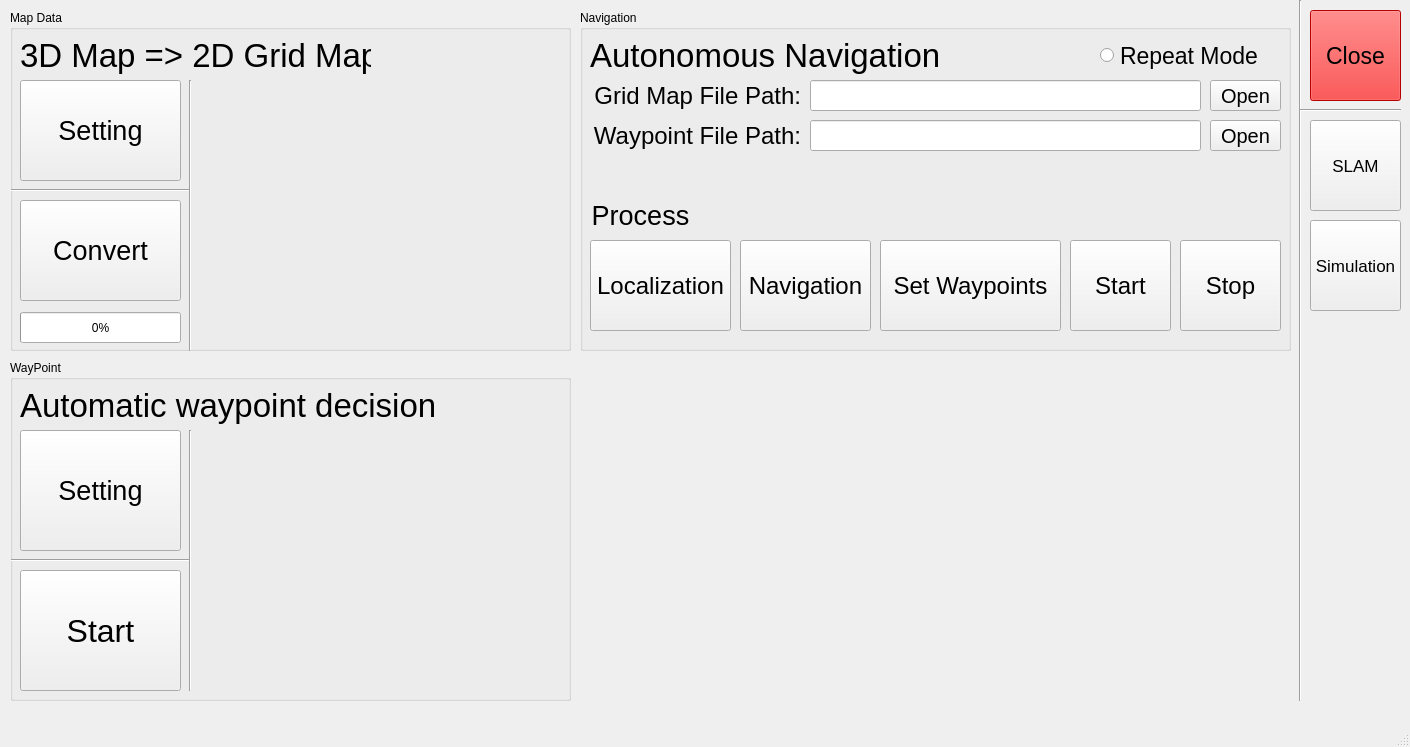
<?xml version="1.0" encoding="UTF-8"?>
<ui version="4.0">
 <class>MainWindow</class>
 <widget class="QMainWindow" name="MainWindow">
  <property name="geometry">
   <rect>
    <x>0</x>
    <y>0</y>
    <width>1410</width>
    <height>747</height>
   </rect>
  </property>
  <property name="acceptDrops">
   <bool>true</bool>
  </property>
  <property name="windowTitle">
   <string>AMR Software</string>
  </property>
  <widget class="QWidget" name="centralwidget">
   <widget class="QGroupBox" name="groupBox">
    <property name="geometry">
     <rect>
      <x>10</x>
      <y>10</y>
      <width>561</width>
      <height>341</height>
     </rect>
    </property>
    <property name="acceptDrops">
     <bool>true</bool>
    </property>
    <property name="title">
     <string>Map Data</string>
    </property>
    <widget class="QPushButton" name="pushButton_gridmap_convert">
     <property name="geometry">
      <rect>
       <x>10</x>
       <y>190</y>
       <width>161</width>
       <height>101</height>
      </rect>
     </property>
     <property name="font">
      <font>
       <pointsize>20</pointsize>
      </font>
     </property>
     <property name="text">
      <string>Convert</string>
     </property>
    </widget>
    <widget class="QLabel" name="label">
     <property name="geometry">
      <rect>
       <x>10</x>
       <y>20</y>
       <width>351</width>
       <height>51</height>
      </rect>
     </property>
     <property name="font">
      <font>
       <pointsize>25</pointsize>
      </font>
     </property>
     <property name="text">
      <string>3D Map =&gt; 2D Grid Map</string>
     </property>
    </widget>
    <widget class="QPushButton" name="pushButton_gridmap_setting">
     <property name="geometry">
      <rect>
       <x>10</x>
       <y>70</y>
       <width>161</width>
       <height>101</height>
      </rect>
     </property>
     <property name="font">
      <font>
       <pointsize>20</pointsize>
      </font>
     </property>
     <property name="text">
      <string>Setting</string>
     </property>
    </widget>
    <widget class="Line" name="line">
     <property name="geometry">
      <rect>
       <x>170</x>
       <y>70</y>
       <width>21</width>
       <height>271</height>
      </rect>
     </property>
     <property name="orientation">
      <enum>Qt::Vertical</enum>
     </property>
    </widget>
    <widget class="Line" name="line_4">
     <property name="geometry">
      <rect>
       <x>1</x>
       <y>170</y>
       <width>179</width>
       <height>20</height>
      </rect>
     </property>
     <property name="orientation">
      <enum>Qt::Horizontal</enum>
     </property>
    </widget>
    <widget class="QProgressBar" name="progressBar_conversion_status">
     <property name="geometry">
      <rect>
       <x>10</x>
       <y>302</y>
       <width>161</width>
       <height>31</height>
      </rect>
     </property>
     <property name="value">
      <number>0</number>
     </property>
    </widget>
    <widget class="QWidget" name="verticalLayoutWidget">
     <property name="geometry">
      <rect>
       <x>190</x>
       <y>70</y>
       <width>361</width>
       <height>261</height>
      </rect>
     </property>
     <layout class="QVBoxLayout" name="verticalLayout_vis_gridmap"/>
    </widget>
   </widget>
   <widget class="QPushButton" name="pushButton_close">
    <property name="geometry">
     <rect>
      <x>1310</x>
      <y>10</y>
      <width>91</width>
      <height>91</height>
     </rect>
    </property>
    <property name="font">
     <font>
      <pointsize>17</pointsize>
     </font>
    </property>
    <property name="styleSheet">
     <string notr="true">background-color: rgb(255, 0, 0);</string>
    </property>
    <property name="text">
     <string>Close</string>
    </property>
   </widget>
   <widget class="Line" name="line_5">
    <property name="geometry">
     <rect>
      <x>1290</x>
      <y>0</y>
      <width>21</width>
      <height>701</height>
     </rect>
    </property>
    <property name="orientation">
     <enum>Qt::Vertical</enum>
    </property>
   </widget>
   <widget class="QPushButton" name="pushButton_slam">
    <property name="geometry">
     <rect>
      <x>1310</x>
      <y>120</y>
      <width>91</width>
      <height>91</height>
     </rect>
    </property>
    <property name="font">
     <font>
      <pointsize>13</pointsize>
     </font>
    </property>
    <property name="styleSheet">
     <string notr="true"/>
    </property>
    <property name="text">
     <string>SLAM</string>
    </property>
   </widget>
   <widget class="Line" name="line_3">
    <property name="geometry">
     <rect>
      <x>1300</x>
      <y>100</y>
      <width>101</width>
      <height>21</height>
     </rect>
    </property>
    <property name="orientation">
     <enum>Qt::Horizontal</enum>
    </property>
   </widget>
   <widget class="QGroupBox" name="groupBox_2">
    <property name="geometry">
     <rect>
      <x>10</x>
      <y>360</y>
      <width>561</width>
      <height>341</height>
     </rect>
    </property>
    <property name="title">
     <string>WayPoint</string>
    </property>
    <widget class="QLabel" name="label_2">
     <property name="geometry">
      <rect>
       <x>10</x>
       <y>20</y>
       <width>441</width>
       <height>51</height>
      </rect>
     </property>
     <property name="font">
      <font>
       <pointsize>25</pointsize>
      </font>
     </property>
     <property name="text">
      <string>Automatic waypoint decision</string>
     </property>
    </widget>
    <widget class="QPushButton" name="pushButton_waypoint_setting">
     <property name="geometry">
      <rect>
       <x>10</x>
       <y>70</y>
       <width>161</width>
       <height>121</height>
      </rect>
     </property>
     <property name="font">
      <font>
       <pointsize>20</pointsize>
      </font>
     </property>
     <property name="text">
      <string>Setting</string>
     </property>
    </widget>
    <widget class="Line" name="line_2">
     <property name="geometry">
      <rect>
       <x>170</x>
       <y>70</y>
       <width>21</width>
       <height>261</height>
      </rect>
     </property>
     <property name="orientation">
      <enum>Qt::Vertical</enum>
     </property>
    </widget>
    <widget class="QPushButton" name="pushButton_waypoint_start">
     <property name="geometry">
      <rect>
       <x>10</x>
       <y>210</y>
       <width>161</width>
       <height>121</height>
      </rect>
     </property>
     <property name="font">
      <font>
       <pointsize>24</pointsize>
      </font>
     </property>
     <property name="text">
      <string>Start</string>
     </property>
    </widget>
    <widget class="Line" name="line_6">
     <property name="geometry">
      <rect>
       <x>1</x>
       <y>190</y>
       <width>179</width>
       <height>20</height>
      </rect>
     </property>
     <property name="orientation">
      <enum>Qt::Horizontal</enum>
     </property>
    </widget>
    <widget class="QWidget" name="verticalLayoutWidget_2">
     <property name="geometry">
      <rect>
       <x>190</x>
       <y>70</y>
       <width>361</width>
       <height>261</height>
      </rect>
     </property>
     <layout class="QVBoxLayout" name="verticalLayout_vis_waypoint"/>
    </widget>
   </widget>
   <widget class="QGroupBox" name="groupBox_3">
    <property name="geometry">
     <rect>
      <x>580</x>
      <y>10</y>
      <width>711</width>
      <height>341</height>
     </rect>
    </property>
    <property name="acceptDrops">
     <bool>true</bool>
    </property>
    <property name="title">
     <string>Navigation</string>
    </property>
    <widget class="QLabel" name="label_3">
     <property name="geometry">
      <rect>
       <x>10</x>
       <y>20</y>
       <width>441</width>
       <height>51</height>
      </rect>
     </property>
     <property name="font">
      <font>
       <pointsize>25</pointsize>
      </font>
     </property>
     <property name="acceptDrops">
      <bool>true</bool>
     </property>
     <property name="text">
      <string>Autonomous Navigation</string>
     </property>
    </widget>
    <widget class="QLabel" name="label_4">
     <property name="geometry">
      <rect>
       <x>10</x>
       <y>110</y>
       <width>211</width>
       <height>31</height>
      </rect>
     </property>
     <property name="font">
      <font>
       <pointsize>18</pointsize>
      </font>
     </property>
     <property name="acceptDrops">
      <bool>true</bool>
     </property>
     <property name="layoutDirection">
      <enum>Qt::LeftToRight</enum>
     </property>
     <property name="text">
      <string>Waypoint File Path:</string>
     </property>
     <property name="alignment">
      <set>Qt::AlignRight|Qt::AlignTrailing|Qt::AlignVCenter</set>
     </property>
    </widget>
    <widget class="QLabel" name="label_5">
     <property name="geometry">
      <rect>
       <x>10</x>
       <y>70</y>
       <width>211</width>
       <height>31</height>
      </rect>
     </property>
     <property name="font">
      <font>
       <pointsize>18</pointsize>
      </font>
     </property>
     <property name="contextMenuPolicy">
      <enum>Qt::DefaultContextMenu</enum>
     </property>
     <property name="acceptDrops">
      <bool>true</bool>
     </property>
     <property name="layoutDirection">
      <enum>Qt::LeftToRight</enum>
     </property>
     <property name="text">
      <string>Grid Map File Path:</string>
     </property>
     <property name="alignment">
      <set>Qt::AlignRight|Qt::AlignTrailing|Qt::AlignVCenter</set>
     </property>
    </widget>
    <widget class="QLineEdit" name="lineEdit_gridmap_path">
     <property name="geometry">
      <rect>
       <x>230</x>
       <y>70</y>
       <width>391</width>
       <height>31</height>
      </rect>
     </property>
     <property name="acceptDrops">
      <bool>false</bool>
     </property>
     <property name="text">
      <string/>
     </property>
     <property name="alignment">
      <set>Qt::AlignRight|Qt::AlignTrailing|Qt::AlignVCenter</set>
     </property>
     <property name="dragEnabled">
      <bool>false</bool>
     </property>
    </widget>
    <widget class="QLineEdit" name="lineEdit_waypoint_path">
     <property name="geometry">
      <rect>
       <x>230</x>
       <y>110</y>
       <width>391</width>
       <height>31</height>
      </rect>
     </property>
     <property name="acceptDrops">
      <bool>false</bool>
     </property>
     <property name="text">
      <string/>
     </property>
     <property name="alignment">
      <set>Qt::AlignRight|Qt::AlignTrailing|Qt::AlignVCenter</set>
     </property>
    </widget>
    <widget class="QPushButton" name="pushButton_gridmap_open">
     <property name="geometry">
      <rect>
       <x>630</x>
       <y>70</y>
       <width>71</width>
       <height>31</height>
      </rect>
     </property>
     <property name="font">
      <font>
       <pointsize>15</pointsize>
      </font>
     </property>
     <property name="text">
      <string>Open</string>
     </property>
    </widget>
    <widget class="QPushButton" name="pushButton_waypoint_open">
     <property name="geometry">
      <rect>
       <x>630</x>
       <y>110</y>
       <width>71</width>
       <height>31</height>
      </rect>
     </property>
     <property name="font">
      <font>
       <pointsize>15</pointsize>
      </font>
     </property>
     <property name="text">
      <string>Open</string>
     </property>
    </widget>
    <widget class="QRadioButton" name="radioButton_nav_mode">
     <property name="geometry">
      <rect>
       <x>520</x>
       <y>30</y>
       <width>181</width>
       <height>31</height>
      </rect>
     </property>
     <property name="font">
      <font>
       <pointsize>17</pointsize>
      </font>
     </property>
     <property name="styleSheet">
      <string notr="true">QRadioButton::indicator { width: 30px; height: 30px;};</string>
     </property>
     <property name="text">
      <string>Repeat Mode</string>
     </property>
    </widget>
    <widget class="QPushButton" name="pushButton_start_nav">
     <property name="geometry">
      <rect>
       <x>490</x>
       <y>230</y>
       <width>101</width>
       <height>91</height>
      </rect>
     </property>
     <property name="font">
      <font>
       <pointsize>18</pointsize>
      </font>
     </property>
     <property name="text">
      <string>Start</string>
     </property>
    </widget>
    <widget class="QPushButton" name="pushButton_stop_nav">
     <property name="geometry">
      <rect>
       <x>600</x>
       <y>230</y>
       <width>101</width>
       <height>91</height>
      </rect>
     </property>
     <property name="font">
      <font>
       <pointsize>18</pointsize>
      </font>
     </property>
     <property name="text">
      <string>Stop</string>
     </property>
    </widget>
    <widget class="QLabel" name="label_7">
     <property name="geometry">
      <rect>
       <x>10</x>
       <y>190</y>
       <width>101</width>
       <height>31</height>
      </rect>
     </property>
     <property name="font">
      <font>
       <pointsize>20</pointsize>
      </font>
     </property>
     <property name="contextMenuPolicy">
      <enum>Qt::DefaultContextMenu</enum>
     </property>
     <property name="acceptDrops">
      <bool>true</bool>
     </property>
     <property name="layoutDirection">
      <enum>Qt::LeftToRight</enum>
     </property>
     <property name="text">
      <string>Process</string>
     </property>
     <property name="alignment">
      <set>Qt::AlignCenter</set>
     </property>
    </widget>
    <widget class="QPushButton" name="pushButton_localization">
     <property name="geometry">
      <rect>
       <x>10</x>
       <y>230</y>
       <width>141</width>
       <height>91</height>
      </rect>
     </property>
     <property name="font">
      <font>
       <pointsize>18</pointsize>
      </font>
     </property>
     <property name="styleSheet">
      <string notr="true"/>
     </property>
     <property name="text">
      <string>Localization</string>
     </property>
    </widget>
    <widget class="QPushButton" name="pushButton_navigation">
     <property name="geometry">
      <rect>
       <x>160</x>
       <y>230</y>
       <width>131</width>
       <height>91</height>
      </rect>
     </property>
     <property name="font">
      <font>
       <pointsize>18</pointsize>
      </font>
     </property>
     <property name="styleSheet">
      <string notr="true"/>
     </property>
     <property name="text">
      <string>Navigation</string>
     </property>
    </widget>
    <widget class="QPushButton" name="pushButton_set_nav">
     <property name="geometry">
      <rect>
       <x>300</x>
       <y>230</y>
       <width>181</width>
       <height>91</height>
      </rect>
     </property>
     <property name="font">
      <font>
       <pointsize>18</pointsize>
      </font>
     </property>
     <property name="text">
      <string>Set Waypoints</string>
     </property>
    </widget>
   </widget>
   <widget class="QLabel" name="label_logo_postech">
    <property name="geometry">
     <rect>
      <x>1310</x>
      <y>610</y>
      <width>91</width>
      <height>91</height>
     </rect>
    </property>
    <property name="styleSheet">
     <string notr="true"/>
    </property>
    <property name="text">
     <string/>
    </property>
   </widget>
   <widget class="QPushButton" name="pushButton_simulation">
    <property name="geometry">
     <rect>
      <x>1310</x>
      <y>220</y>
      <width>91</width>
      <height>91</height>
     </rect>
    </property>
    <property name="font">
     <font>
      <pointsize>13</pointsize>
     </font>
    </property>
    <property name="styleSheet">
     <string notr="true"/>
    </property>
    <property name="text">
     <string>Simulation</string>
    </property>
   </widget>
  </widget>
  <widget class="QMenuBar" name="menubar">
   <property name="geometry">
    <rect>
     <x>0</x>
     <y>0</y>
     <width>1410</width>
     <height>22</height>
    </rect>
   </property>
  </widget>
  <widget class="QStatusBar" name="statusbar"/>
 </widget>
 <resources/>
 <connections/>
</ui>
